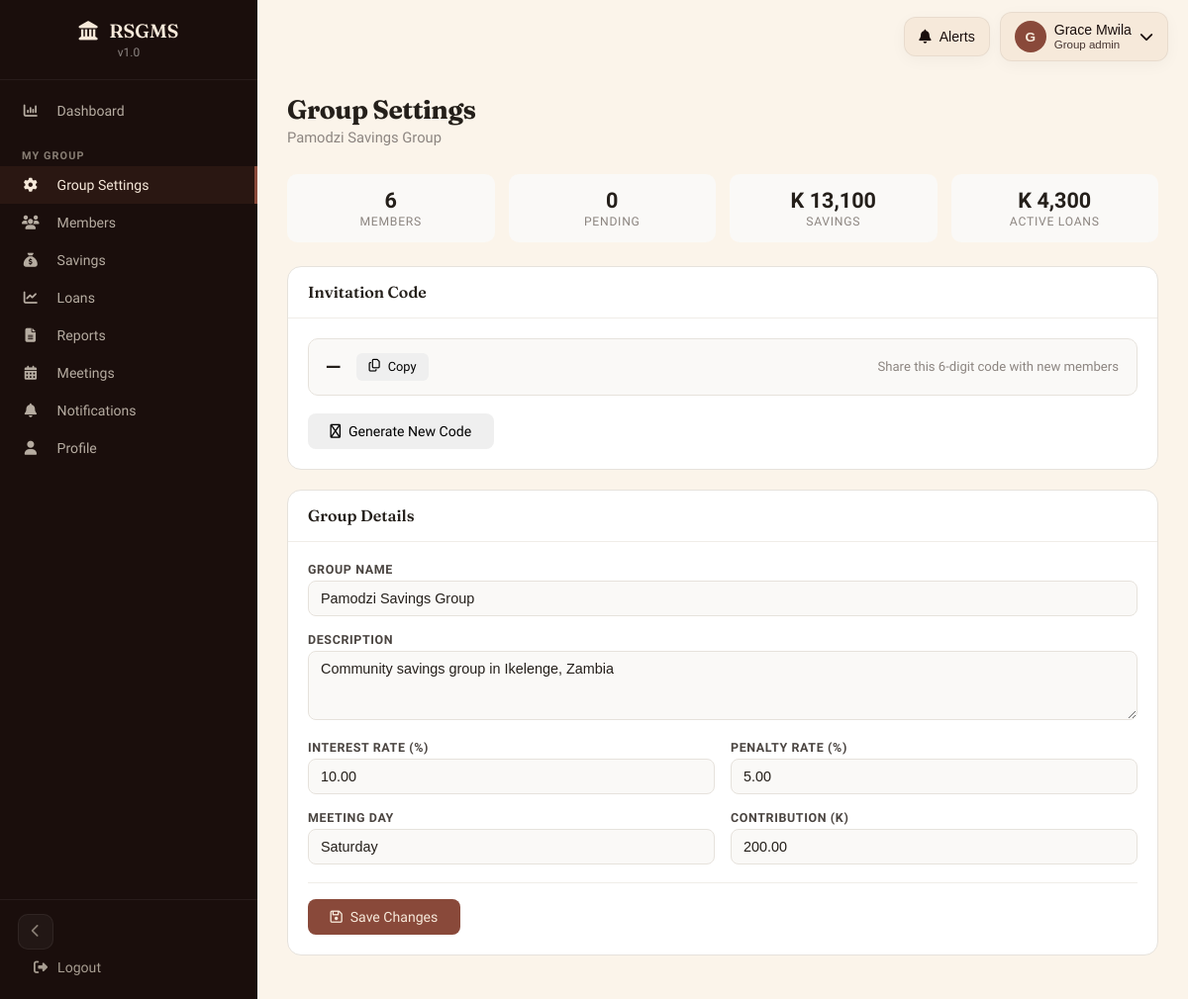
Page /group_settings.php (signed in) on the committed database.
### tables this page shows
CREATE TABLE IF NOT EXISTS users (
    id INT AUTO_INCREMENT PRIMARY KEY,
    username VARCHAR(50) UNIQUE NOT NULL,
    password VARCHAR(255) NOT NULL,
    full_name VARCHAR(100) NOT NULL,
    email VARCHAR(100),
    phone VARCHAR(20),
    role ENUM('admin', 'group_admin', 'loan_officer', 'member') DEFAULT 'member',
    group_id INT,
    status ENUM('active','pending') DEFAULT 'active',
    last_login DATETIME DEFAULT NULL,
    created_at TIMESTAMP DEFAULT CURRENT_TIMESTAMP,
    INDEX idx_users_status (status)
);

CREATE TABLE IF NOT EXISTS savings_groups (
    id INT AUTO_INCREMENT PRIMARY KEY,
    group_name VARCHAR(100) NOT NULL,
    group_code VARCHAR(20) UNIQUE NOT NULL,
    description TEXT,
    interest_rate DECIMAL(5,2) DEFAULT 10.00,
    penalty_rate DECIMAL(5,2) DEFAULT 5.00,
    meeting_day VARCHAR(20),
    contribution_amount DECIMAL(10,2) DEFAULT 0.00,
    invitation_code VARCHAR(6) UNIQUE,
    cycle_start_date DATE,
    cycle_end_date DATE,
    total_savings DECIMAL(15,2) DEFAULT 0.00,
    total_loans DECIMAL(15,2) DEFAULT 0.00,
    created_by INT,
    created_at TIMESTAMP DEFAULT CURRENT_TIMESTAMP,
    FOREIGN KEY (created_by) REFERENCES users(id)
);

### group_settings.php (the view, shortened to what this page needs)
<?php
require_once 'includes/init.php';
$user = requireRole(['group_admin']);
$group_id = $user['group_id'];
$stmt = $pdo->prepare("SELECT * FROM savings_groups WHERE id = ?");
$stmt->execute([$group_id]);
$group = $stmt->fetch();
$stmt = $pdo->prepare("SELECT COUNT(*) FROM users WHERE group_id = ? AND role = 'member'");
$stmt->execute([$group_id]);
$member_count = (int) $stmt->fetchColumn();
$stmt = $pdo->prepare("SELECT COUNT(*) FROM users WHERE group_id = ? AND role = 'member' AND status = 'pending'");
$stmt->execute([$group_id]);
$pending_count = (int) $stmt->fetchColumn();
$stmt = $pdo->prepare("SELECT COALESCE(SUM(amount),0) FROM savings_contributions WHERE group_id = ?");
$stmt->execute([$group_id]);
$total_savings = (float) $stmt->fetchColumn();
$stmt = $pdo->prepare("SELECT COALESCE(SUM(principal_amount),0) FROM loans WHERE group_id = ? AND status != 'repaid'");
$stmt->execute([$group_id]);
$active_loans = (float) $stmt->fetchColumn();
?>
<!DOCTYPE html>
<html lang="en">
<head>
    <link rel="stylesheet" href="assets/css/icons.css">
    <link rel="stylesheet" href="assets/css/design-system.css">
    <link rel="stylesheet" href="assets/css/toast.css">
</head>
<body>
    <?php require_once 'includes/sidebar.php'; ?>
    <?php include 'config/shared_navbar.php'; ?>
    <div class="main-content">
        <div class="page-head">
            <h1>Group Settings</h1>
            <p><?php echo htmlspecialchars($group['group_name']); ?></p>
        </div>
        <div class="stats-row">
            <div class="stat-block"><div class="num"><?php echo $member_count; ?></div><div class="label">Members</div></div>
            <div class="stat-block"><div class="num"><?php echo $pending_count; ?></div><div class="label">Pending</div></div>
            <div class="stat-block"><div class="num">K <?php echo number_format($total_savings, 0); ?></div><div class="label">Savings</div></div>
            <div class="stat-block"><div class="num">K <?php echo number_format($active_loans, 0); ?></div><div class="label">Active Loans</div></div>
        </div>
        <div class="settings-card">
            <div class="settings-header"><h2>Invitation Code</h2></div>
            <div class="settings-body">
                <div class="code-display">
                    <span class="code"><?php echo htmlspecialchars($group['invitation_code'] ?? '—'); ?></span>
                    <button class="btn btn-sm" onclick="navigator.clipboard.writeText('<?php echo htmlspecialchars($group['invitation_code'] ?? ''); ?>');this.innerHTML='<i class=\'fa-regular fa-check\'></i> Copied';setTimeout(function(){this.innerHTML='<i class=\'fa-regular fa-copy\'></i> Copy'}.bind(this),1800)"><i class="fa-regular fa-copy"></i> Copy</button>
                    <span class="hint">Share this 6-digit code with new members</span>
                </div>
                <form method="POST" onsubmit="return confirm('Reset the invitation code? Members with the old code will need the new one.')">
                    <button type="submit" class="btn btn-outline"><i class="fa-regular fa-rotate"></i> Generate New Code</button>
                </form>
            </div>
        </div>
        <div class="settings-card">
            <div class="settings-header"><h2>Group Details</h2></div>
            <div class="settings-body">
                <form method="POST">
                    <div class="form-grid">
                        <div class="full">
                            <label>Group Name</label>
                            <input type="text" name="group_name" value="<?php echo htmlspecialchars($group['group_name']); ?>" required>
                        </div>
                        <div class="full">
                            <label>Description</label>
                            <textarea name="description"><?php echo htmlspecialchars($group['description'] ?? ''); ?></textarea>
                        </div>
                        <div>
                            <label>Interest Rate (%)</label>
                            <input type="number" name="interest_rate" step="0.01" value="<?php echo htmlspecialchars($group['interest_rate']); ?>">
                        </div>
                        <div>
                            <label>Penalty Rate (%)</label>
                            <input type="number" name="penalty_rate" step="0.01" value="<?php echo htmlspecialchars($group['penalty_rate']); ?>">
                        </div>
                        <div>
                            <label>Meeting Day</label>
                            <input type="text" name="meeting_day" placeholder="e.g. Monday" value="<?php echo htmlspecialchars($group['meeting_day'] ?? ''); ?>">
                        </div>
                        <div>
                            <label>Contribution (K)</label>
                            <input type="number" name="contribution_amount" step="0.01" value="<?php echo htmlspecialchars($group['contribution_amount']); ?>">
                        </div>
                    </div>
                    <div class="action-row">
                        <button type="submit" class="btn btn-primary"><i class="fa-regular fa-floppy-disk"></i> Save Changes</button>
                    </div>
                </form>
            </div>
        </div>
    </div>
</body>
</html>

### config/shared_navbar.php (shortened to what this page needs)
<?php
$sharedNavbarUserId = (int) $_SESSION['user_id'];
$sharedNavbarRole = $_SESSION['role'] ?? 'member';
$sharedNavbarStmt = $pdo->prepare('SELECT id, full_name, username, email, role FROM users WHERE id = ?');
$sharedNavbarStmt->execute([$sharedNavbarUserId]);
$sharedNavbarUser = $sharedNavbarStmt->fetch();
$sharedNavbarDisplayName = $sharedNavbarUser['full_name'] ?: ($sharedNavbarUser['username'] ?? 'User');
$sharedNavbarRoleLabel = ucfirst(str_replace('_', ' ', $sharedNavbarRole));
$sharedNavbarInitial = strtoupper(substr($sharedNavbarDisplayName, 0, 1));
?>
<div class="shared-navbar" data-shared-navbar>
    <div class="shared-navbar-shell">
        <div class="shared-navbar-wrap">
            <button type="button" class="shared-navbar-button shared-navbar-bell" data-navbar-toggle="notifications" aria-haspopup="true" aria-expanded="false" aria-controls="sharedNotificationsMenu">
                <i class="fa-solid fa-bell"></i>
                <span>Alerts</span>
            </button>
        </div>
        <div class="shared-navbar-wrap">
            <button type="button" class="shared-navbar-button shared-navbar-profile" data-navbar-toggle="profile" aria-haspopup="true" aria-expanded="false" aria-controls="sharedProfileMenu">
                <span class="shared-navbar-avatar"><?php echo htmlspecialchars($sharedNavbarInitial); ?></span>
                <span class="shared-navbar-copy">
                    <span class="shared-navbar-label"><?php echo htmlspecialchars($sharedNavbarDisplayName); ?></span>
                    <span class="shared-navbar-subtext"><?php echo htmlspecialchars($sharedNavbarRoleLabel); ?></span>
                </span>
                <i class="fa-solid fa-chevron-down" style="margin-left:auto;"></i>
            </button>
        </div>
    </div>
</div>
<div class="shared-navbar-spacer" aria-hidden="true"></div>

### assets/css/design-system.css (style rules this page uses)
:root { --clay:oklch(0.48 0.09 35); --clay-dark:oklch(0.35 0.07 33); --clay-light:oklch(0.62 0.10 38); --cream:oklch(0.94 0.025 70); --cream-light:oklch(0.97 0.015 75); --ink:oklch(0.18 0.02 30); --ink-soft:oklch(0.35 0.025 35); --gold:oklch(0.70 0.10 75); --gold-light:oklch(0.80 0.08 80); --moss:oklch(0.40 0.06 140); --sand:oklch(0.85 0.03 70); --white-soft:oklch(0.99 0.005 75); --danger:oklch(0.55 0.15 25); --danger-hover:oklch(0.45 0.15 25); --success:oklch(0.50 0.12 150); --success-hover:oklch(0.42 0.12 150); --radius-sm:8px; --radius-md:14px; --radius-lg:18px; --radius-full:999px; --shadow-card:0 4px 16px oklch(0 0 0 / .04); --shadow-card-hover:0 8px 24px oklch(0 0 0 / .07); --shadow-section:0 1px 0 oklch(0 0 0 / .06); --shadow-topbar:0 1px 0 oklch(0 0 0 / .04); --sidebar-width:260px; --sidebar-collapsed:64px; --section-padding:20px; --card-padding:18px; --grid-gap:18px; --transition-card:transform .22s cubic-bezier(.22,1,.36,1),box-shadow .22s; }
* { margin:0;padding:0;box-sizing:border-box }
body { font-family:'Sora',sans-serif; font-weight:300; background:var(--cream-light); color:var(--ink); -webkit-font-smoothing:antialiased; }
h1,h2,h3,h4,.h { font-family:'Fraunces',serif; font-weight:600; font-variation-settings:'SOFT' 85; line-height:1.15; }
.main-content { margin-left:var(--sidebar-width); padding:clamp(1rem,2vw,1.5rem) clamp(1rem,2.5vw,2rem); min-height:100vh; transition:margin-left .3s ease; }
label { display:block;margin-bottom:4px;font-size:0.85rem;font-weight:500;color:var(--ink) }
input,select,textarea { width:100%;padding:10px 12px;font-family:'Sora',sans-serif;font-size:0.9rem; border:1px solid oklch(from var(--clay) l c h / .12); border-radius:var(--radius-sm);background:var(--cream);color:var(--ink); transition:border-color .2s,box-shadow .2s; }
.btn { display:inline-flex;align-items:center;gap:0.5rem; padding:0.65rem 1.4rem;border-radius:var(--radius-sm); font-family:'Sora',sans-serif;font-size:0.88rem;font-weight:500; text-decoration:none;border:none;cursor:pointer; transition:background .25s,transform .2s,box-shadow .25s; }
.btn-primary { background:var(--clay);color:var(--cream) }
.btn-sm { padding:0.4rem 0.8rem;font-size:0.8rem;border-radius:6px }

### assets/css/toast.css (style rules this page uses)
:root { --toast-success-bg: #ecfdf5; --toast-success-border: #a7f3d0; --toast-success-text: #065f46; --toast-success-icon: #10b981; --toast-error-bg: #fef2f2; --toast-error-border: #fecaca; --toast-error-text: #991b1b; --toast-error-icon: #ef4444; --toast-warning-bg: #fffbeb; --toast-warning-border: #fde68a; --toast-warning-text: #92400e; --toast-warning-icon: #f59e0b; --toast-info-bg: #eff6ff; --toast-info-border: #bfdbfe; --toast-info-text: #1e40af; --toast-info-icon: #3b82f6; }

### config/shared_navbar.php (style rules this page uses)
.shared-navbar-spacer { height: 72px; }
.shared-navbar { position: fixed; top: 0; left: var(--sidebar-width); right: 0; z-index: 120; pointer-events: none; padding: 12px 20px 0; transition: left .3s ease; }
.shared-navbar-shell { pointer-events: auto; display: flex; align-items: center; justify-content: flex-end; gap: 10px; }
.shared-navbar-wrap { position: relative; }
.shared-navbar-button { min-height: 40px; display: inline-flex; align-items: center; gap: 8px; padding: 8px 14px; border: 1px solid oklch(0 0 0 / .06); border-radius: 12px; background: var(--cream); color: var(--ink); box-shadow: var(--shadow-card); cursor: pointer; transition: transform .15s, box-shadow .15s; }
.shared-navbar-bell { font-weight: 500; font-size: 0.88rem; }
.shared-navbar-profile { font-size: 0.88rem; }
.shared-navbar-avatar { width: 32px; height: 32px; border-radius: 50%; display: inline-flex; align-items: center; justify-content: center; background: var(--clay); color: var(--cream); font-size: 0.85rem; font-weight: 600; }
.shared-navbar-copy { display: flex; flex-direction: column; align-items: flex-start; line-height: 1.2; text-align: left; }
.shared-navbar-label { font-weight: 500; font-size: 0.88rem; color: var(--ink); }
.shared-navbar-subtext { color: var(--ink-soft); font-size: 0.72rem; }

### rows in the picture
users: full_name "G", full_name "Grace Mwila"
savings_groups: group_name "Pamodzi Savings Group", invitation_code "—", description "Community savings group in Ikelenge, Zambia", interest_rate "10.00", penalty_rate "5.00", meeting_day "Saturday", contribution_amount "200.00"

### other values in the picture
$sharedNavbarRoleLabel "Group admin"
$member_count "6"
$pending_count "0"
$total_savings "13,100"
$active_loans "4,300"
